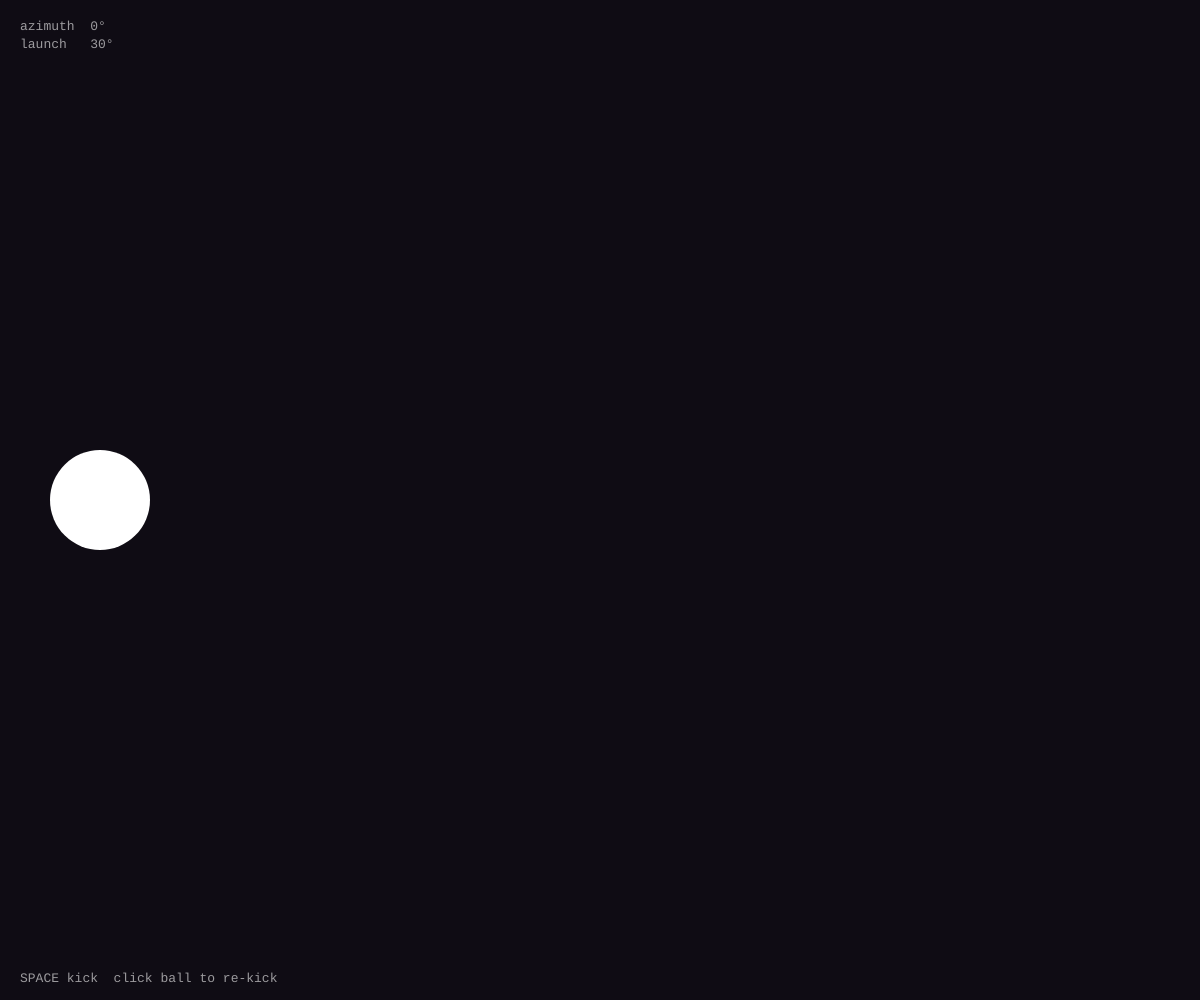
Frame 1 (no input)
Frame 60 (no input): identical to frame 1, image omitted
Frame 120 (the mouse pressed at the canvas centre since frame 60): identical to frame 1, image omitted

The p5.js sketch that drew this single still picture (run headless with seeded random() and noise() and a simulated clock; from frame 60 on, the mouse is pressed at the canvas centre):

// p5.js sketch
// ── sketch.js
document.title = 'Parabolic Trajectory 3D';

let azimuth = 0;
let launchAngle;
let ballT = 0;
let playing = false;
let playSpeed = 0.25;
let screenOffsetX = 0;
let screenOffsetY = 0;

const NUM_POINTS = 100;

const PALETTE = {
  trail: [69, 183, 209],
  trailDim: [69, 183, 209, 30],
  center: [255, 255, 255],
  reference: [255, 255, 255, 18],
  ui: [255, 255, 255, 150],
};

const SPEED = 10;
const GRAVITY = 6;
const DRAG = 1.5;
const DT = 0.04;
const BALL_RADIUS = 50;
const RESTITUTION = 1;
const BOUNCE_FRICTION = 1;
const MAX_BOUNCES = 10;

function setup() {
  createCanvas(windowWidth, windowHeight);
  launchAngle = radians(30);
}

function simulate(angle) {
  const pts = [];
  let x = 0, y = 0;
  let vx = SPEED * cos(angle);
  let vy = -SPEED * sin(angle);
  let bounces = 0;

  for (let i = 0; i < 2000; i++) {
    pts.push({ x, y, vx, vy, bounce: bounces });

    const dragX = -DRAG * vx;
    const dragY = -DRAG * vy;
    vx += dragX * DT;
    vy += (GRAVITY + dragY) * DT;
    x += vx * DT;
    y += vy * DT;

    if (y > 0 && i > 5) {
      y = 0;
      vy = -vy * RESTITUTION;
      vx *= BOUNCE_FRICTION;
      bounces++;
      if (bounces > MAX_BOUNCES || abs(vy) < 0.3) break;
    }
  }
  return pts;
}

function projectPoint(px, py, sc, cx, cy, az, fl) {
  const xLocal = px * sc;
  const yLocal = py * sc;
  const x3d = xLocal * cos(az);
  const y3d = yLocal;
  const z3d = xLocal * sin(az);
  const persp = constrain(fl / (fl + z3d), 0.1, 3);
  return { sx: cx + x3d * persp + screenOffsetX, sy: cy + y3d * persp + screenOffsetY, persp };
}

function draw() {
  background(15, 12, 20);

  const marginX = 100;
  const cx = marginX;
  const cy = height / 2;
  const focalLength = max(width, height) * 0.8;

  // Simulate full trajectory with bounces
  const pts = simulate(launchAngle);
  if (pts.length < 2) return;

  // Scale based on the guide arc (first bounce segment only)
  const guideEnd = pts.findIndex(p => p.bounce !== 0);
  const guideLen = guideEnd > 0 ? guideEnd : pts.length;
  const maxGuideX = pts.slice(0, guideLen).reduce((m, p) => max(m, p.x), 0);
  if (maxGuideX < 0.001) return;

  const simScale = (width - marginX * 2) / maxGuideX;

  // Launch direction indicator
  const svx = SPEED * cos(launchAngle);
  const svy = -SPEED * sin(launchAngle);
  const dirMag = sqrt(svx * svx + svy * svy);
  stroke(...PALETTE.trail, 80);
  strokeWeight(1);
  // line(cx, cy,
  //   cx + (svx / dirMag) * 20 * simScale * cos(azimuth),
  //   cy + (svy / dirMag) * 20 * simScale);

  // Advance ball if playing
  if (playing) {
    const simDuration = pts.length * DT;
    ballT += DT / simDuration * playSpeed;
    if (ballT >= 1) {
      ballT = 0;
      playing = false;
      screenOffsetX = 0;
      screenOffsetY = 0;
    }
  }

  // Interpolate ball position along full trajectory
  const ballIdx = ballT * (pts.length - 1);
  const bi = floor(ballIdx);
  const bf = ballIdx - bi;
  const bj = min(bi + 1, pts.length - 1);
  const bx = lerp(pts[bi].x, pts[bj].x, bf);
  const by = lerp(pts[bi].y, pts[bj].y, bf);
  const ballProj = projectPoint(bx, by, simScale, cx, cy, azimuth, focalLength);

  // Is the ball currently on the guide arc?
  const ballOnGuide = playing && pts[bi].bounce === 0;

  // Trajectory guide dots (first arc only)
  for (let i = 0; i <= NUM_POINTS; i++) {
    const t = i / NUM_POINTS;
    const idx = floor(t * (guideLen - 1));
    const p = pts[idx];
    if (p.bounce !== 0) continue;

    const proj = projectPoint(p.x, p.y, simScale, cx, cy, azimuth, focalLength);
    const depthNorm = constrain(proj.persp, 0.2, 1);

    // Gap around ball when it's on the guide arc
    if (ballOnGuide) {
      const segPos = idx / guideLen;
      const distFromBall = abs(segPos - ballT * (pts.length - 1) / guideLen);
      if (distFromBall < 0.04) continue;
    }

    const alpha = floor(map(depthNorm, 0.2, 1, 50, 220));
    const size = map(depthNorm, 0.2, 1, 2.5, 5.5);
    noStroke();
    fill(PALETTE.trail[0], PALETTE.trail[1], PALETTE.trail[2], alpha);
    //circle(proj.sx, proj.sy, size);
  }

  // Ball
  noStroke();
  fill(255);
  const exaggScale = constrain(ballProj.persp, 0.15, 2.5) ** 6;
  circle(ballProj.sx, ballProj.sy, BALL_RADIUS * 2 * exaggScale);

  // Center point
  noStroke();
  fill(...PALETTE.center);
  //circle(cx, cy, 6);

  // UI
  noStroke();
  fill(...PALETTE.ui);
  textAlign(LEFT, TOP);
  textSize(13);
  textFont('monospace');
  text(`azimuth  ${degrees(azimuth).toFixed(0)}\u00b0`, 20, 20);
  text(`launch   ${degrees(launchAngle).toFixed(0)}\u00b0`, 20, 38);
  text('SPACE kick  click ball to re-kick', 20, height - 28);
}

function mousePressed() {
  if (!playing) return;

  const marginX = 100;
  const cx = marginX;
  const cy = height / 2;
  const focalLength = max(width, height) * 0.8;
  const pts = simulate(launchAngle);
  if (pts.length < 2) return;

  const guideEnd = pts.findIndex(p => p.bounce !== 0);
  const guideLen = guideEnd > 0 ? guideEnd : pts.length;
  const maxGuideX = pts.slice(0, guideLen).reduce((m, p) => max(m, p.x), 0);
  if (maxGuideX < 0.001) return;
  const simScale = (width - marginX * 2) / maxGuideX;

  const ballIdx = ballT * (pts.length - 1);
  const bi = floor(ballIdx);
  const bf = ballIdx - bi;
  const bj = min(bi + 1, pts.length - 1);
  const bx = lerp(pts[bi].x, pts[bj].x, bf);
  const by = lerp(pts[bi].y, pts[bj].y, bf);
  const ballProj = projectPoint(bx, by, simScale, cx, cy, azimuth, focalLength);

  const exaggScale = constrain(ballProj.persp, 0.15, 2.5) ** 2;
  const ballRadius = BALL_RADIUS * 2 * exaggScale;

  const d = dist(mouseX, mouseY, ballProj.sx, ballProj.sy);
  if (d > ballRadius) return;

  const relX = constrain((mouseX - ballProj.sx) / ballRadius, -1, 1);
  const relY = constrain((mouseY - ballProj.sy) / ballRadius, -1, 1);

  azimuth = radians(90 + 60 * relX);

  if (relY <= 0) {
    launchAngle = radians(45 + 25 * relY);
  } else {
    launchAngle = radians(45 + 30 * relY);
  }

  screenOffsetX = ballProj.sx - cx;
  screenOffsetY = ballProj.sy - cy;
  playSpeed = 1.0;
  ballT = 0;
  playing = true;
}

function keyPressed() {
  const step = 0.04;
  // if (keyCode === LEFT_ARROW) azimuth += step;
  // if (keyCode === RIGHT_ARROW) azimuth -= step;
  // if (keyCode === UP_ARROW) launchAngle = min(launchAngle + step, HALF_PI);
  // if (keyCode === DOWN_ARROW) launchAngle = max(launchAngle - step, 0);
  if (key === ' ') {
    azimuth = 0;
    launchAngle = radians(30);
    screenOffsetX = 0;
    screenOffsetY = 0;
    playSpeed = 0.25;
    ballT = 0;
    playing = true;
  }
}

function windowResized() {
  resizeCanvas(windowWidth, windowHeight);
  screenOffsetX = 0;
  screenOffsetY = 0;
}
